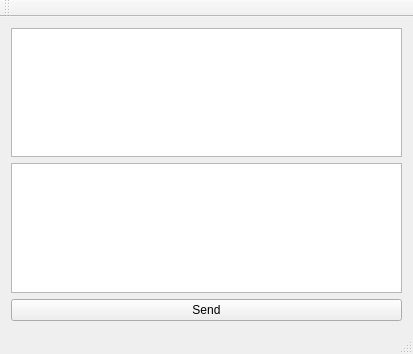
<?xml version="1.0" encoding="UTF-8"?>
<ui version="4.0">
 <class>MainWindow</class>
 <widget class="QMainWindow" name="MainWindow">
  <property name="geometry">
   <rect>
    <x>0</x>
    <y>0</y>
    <width>413</width>
    <height>354</height>
   </rect>
  </property>
  <property name="windowTitle">
   <string>MainWindow</string>
  </property>
  <widget class="QWidget" name="centralWidget">
   <layout class="QVBoxLayout" name="verticalLayout">
    <item>
     <widget class="QTextBrowser" name="textBrowser"/>
    </item>
    <item>
     <widget class="QTextEdit" name="textEdit"/>
    </item>
    <item>
     <widget class="QPushButton" name="sendButton">
      <property name="text">
       <string>Send</string>
      </property>
     </widget>
    </item>
   </layout>
  </widget>
  <widget class="QMenuBar" name="menuBar">
   <property name="geometry">
    <rect>
     <x>0</x>
     <y>0</y>
     <width>413</width>
     <height>27</height>
    </rect>
   </property>
  </widget>
  <widget class="QToolBar" name="mainToolBar">
   <attribute name="toolBarArea">
    <enum>TopToolBarArea</enum>
   </attribute>
   <attribute name="toolBarBreak">
    <bool>false</bool>
   </attribute>
  </widget>
  <widget class="QStatusBar" name="statusBar"/>
 </widget>
 <layoutdefault spacing="6" margin="11"/>
 <resources/>
 <connections/>
</ui>
